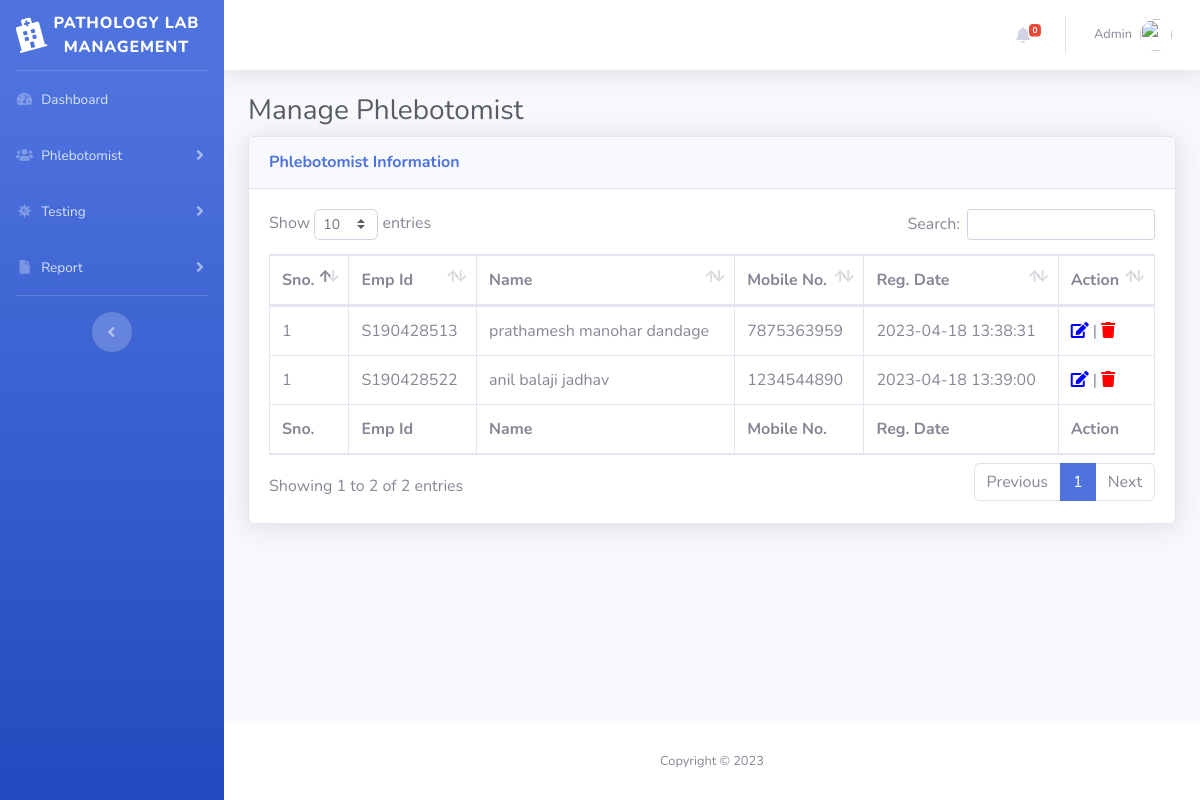
/manage-phlebotomist.php (signed in), run on the app's committed database.
### tables this page shows
CREATE TABLE `tblphlebotomist` (
  `id` int(11) NOT NULL,
  `EmpID` varchar(100) DEFAULT NULL,
  `FullName` varchar(120) DEFAULT NULL,
  `MobileNumber` bigint(12) DEFAULT NULL,
  `RegDate` timestamp NULL DEFAULT current_timestamp()
);

### manage-phlebotomist.php (the view, shortened to what this page needs)
<?php session_start();
include_once('includes/config.php');
if (strlen($_SESSION['aid']==0)) {
  header('location:logout.php');
  } else{
?>
<!DOCTYPE html>
<html lang="en">
<head>
    <link href="vendor/fontawesome-free/css/all.min.css" rel="stylesheet" type="text/css">
    <link href="css/sb-admin-2.min.css" rel="stylesheet">
    <link href="vendor/datatables/dataTables.bootstrap4.min.css" rel="stylesheet">
</head>
<body id="page-top">
    <div id="wrapper">
  <?php include_once('includes/sidebar.php');?>
        <div id="content-wrapper" class="d-flex flex-column">
            <div id="content">
<?php include_once('includes/topbar.php');?>
                <div class="container-fluid">
                    <h1 class="h3 mb-2 text-gray-800">Manage Phlebotomist</h1>
                    <div class="card shadow mb-4">
                        <div class="card-header py-3">
                            <h6 class="m-0 font-weight-bold text-primary">Phlebotomist Information</h6>
                        </div>
                        <div class="card-body">
                            <div class="table-responsive">
                                <table class="table table-bordered" id="dataTable" width="100%" cellspacing="0">
                                    <thead>
                                        <tr>
                                            <th>Sno.</th>
                                            <th>Emp Id</th>
                                            <th>Name</th>
                                            <th>Mobile No.</th>
                                            <th>Reg. Date</th>
                                            <th>Action</th>
                                        </tr>
                                    </thead>
                                    <tfoot>
                                        <tr>
                                            <th>Sno.</th>
                                            <th>Emp Id</th>
                                            <th>Name</th>
                                            <th>Mobile No.</th>
                                             <th>Reg. Date</th>
                                            <th>Action</th>
                                        </tr>
                                    </tfoot>
                                    <tbody>
<?php $query=mysqli_query($con,"select * from tblphlebotomist");
$cnt=1;
while($row=mysqli_fetch_array($query)){
?>
                                        <tr>
                                            <td><?php echo $cnt;?></td>
                                            <td><?php echo $row['EmpID'];?></td>
                                            <td><?php echo $row['FullName'];?></td>
                                            <td><?php echo $row['MobileNumber'];?></td>
                                             <td><?php echo $row['RegDate'];?></td>
                                            <td>
                                <a href="edit-phlebotomist.php?pid=<?php echo $row['id'];?>"><i class="fas fa-edit" style="color:blue"></i></a> |
                                <a href="manage-phlebotomist.php?pid=<?php echo $row['id'];?>&&action=delete" onclick="return confirm('Do you really want to delete this record?');"><i class="fa fa-trash" aria-hidden="true" style="color:red" title="Delete this record"></i></a></td>
                                        </tr>
                               <?php } ?>
                                    </tbody>
                                </table>
                            </div>
                        </div>
                    </div>
                </div>
            </div>
    <?php include_once('includes/footer.php');?>
        </div>
    </div>
</body>
</html>
<?php } ?>

### includes/topbar.php (shortened to what this page needs)
      <nav class="navbar navbar-expand navbar-light bg-white topbar mb-4 static-top shadow">
            <?php if($_SESSION['aid']):?>
                    <ul class="navbar-nav ml-auto">
<?php $query=mysqli_query($con,"select * from tbltestrecord where ReportStatus is null");
$count=mysqli_num_rows($query);
?>
                        <li class="nav-item dropdown no-arrow mx-1">
                            <a class="nav-link dropdown-toggle" href="#" id="alertsDropdown" role="button"
                                data-toggle="dropdown" aria-haspopup="true" aria-expanded="false">
                                <i class="fas fa-bell fa-fw"></i>
                                <span class="badge badge-danger badge-counter"><?php echo $count;?></span>
                            </a>
                        </li>
                        <li class="nav-item dropdown no-arrow">
                            <a class="nav-link dropdown-toggle" href="#" id="userDropdown" role="button"
                                data-toggle="dropdown" aria-haspopup="true" aria-expanded="false">
                <?php
$adid=$_SESSION['aid'];
$ret1=mysqli_query($con,"select AdminName from tbladmin where ID='$adid'");
while($row1=mysqli_fetch_array($ret1)){
?>
                                <span class="mr-2 d-none d-lg-inline text-gray-600 small"><?php  echo $row1['AdminName'];?></span>
                           <?php } ?>
                                <img class="img-profile rounded-circle"
                                    src="img/undraw_profile.svg">
                            </a>
                        </li>
                    </ul>
                <?php endif;?>
                </nav>

### data on the page
tblphlebotomist: EmpID "S190428513", FullName "prathamesh manohar dandage", MobileNumber "7875363959", RegDate "2023-04-18 13:38:31"
tblphlebotomist: EmpID "S190428522", FullName "anil balaji jadhav", MobileNumber "1234544890", RegDate "2023-04-18 13:39:00"

### other printed values
$count "0"
$row1['AdminName'] "Admin"
